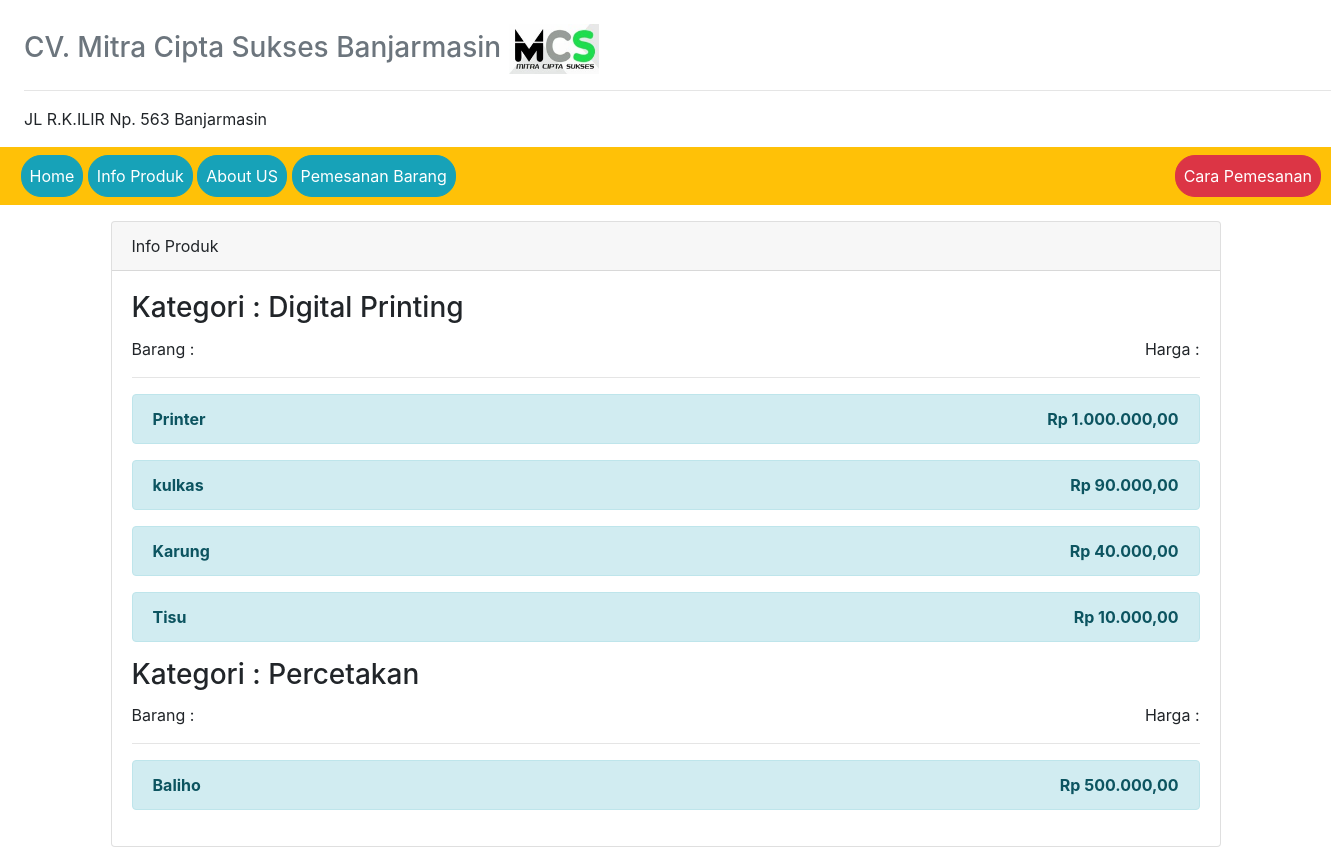
/?view=info-produk, run on the app's committed database.
### tables this page shows
CREATE TABLE `kategori` (
  `id_kategori` int(50) NOT NULL,
  `nama_kategori` varchar(50) NOT NULL
);

CREATE TABLE `nama_barang` (
  `kode_barang` int(50) NOT NULL,
  `nama_barang` varchar(50) NOT NULL,
  `type_barang` varchar(50) NOT NULL,
  `kategori` int(50) NOT NULL,
  `harga` int(50) NOT NULL
);

### models/admin.php (called while the page is built, shortened)
<?php
class Admin
{
  private $mysqli;
  function __construct($mysqli)
  {
    $this->mysqli = $mysqli;
  }
  public function showBarangKategori($id_kategori)
  {
    $db = $this->mysqli->conn;
    $sql = " SELECT * FROM nama_barang WHERE kategori = '$id_kategori'";
    $query = $db->query($sql);
    return $query;
  }
  public function showKategori()
  {
    $db = $this->mysqli->conn;
    $sql = " SELECT * FROM kategori ";
    $query = $db->query($sql);
    return $query;
  }
}
?>

### view/info-produk.php (the view)
<div class="card">
  <div class="card-header">
    Info Produk
  </div>
  <div class="card-body">
    <?php
    $dataKategori = $objAdmin->showKategori();
    while ($kategori = $dataKategori->fetch_object()) {
    ?>
    <h3 class="card-title">Kategori : <?=$kategori->nama_kategori ?></h3>
    Barang : <span style="float: right;">Harga :</span> <hr>
    <?php
    $id_kategori = $kategori->id_kategori;
    $dataBarang = $objAdmin->showBarangKategori($id_kategori);
    while ($barang = $dataBarang->fetch_object()) {
    ?>
    <div class="alert alert-info" role="alert">
      <b> <?=$barang->nama_barang ?></b> <b style="float: right;"><?php $rp = "Rp " . number_format($barang->harga,2,',','.'); echo $rp; ?></b>
    </div>
   <?php } ?>
  <?php } ?>
  </div>
</div>

### data on the page
kategori: nama_kategori "Digital Printing"
nama_barang: nama_barang "Printer", harga "Rp 1.000.000,00"
nama_barang: nama_barang "kulkas", harga "Rp 90.000,00"
nama_barang: nama_barang "Karung", harga "Rp 40.000,00"
nama_barang: nama_barang "Tisu", harga "Rp 10.000,00"
kategori: nama_kategori "Percetakan"
nama_barang: nama_barang "Baliho", harga "Rp 500.000,00"
